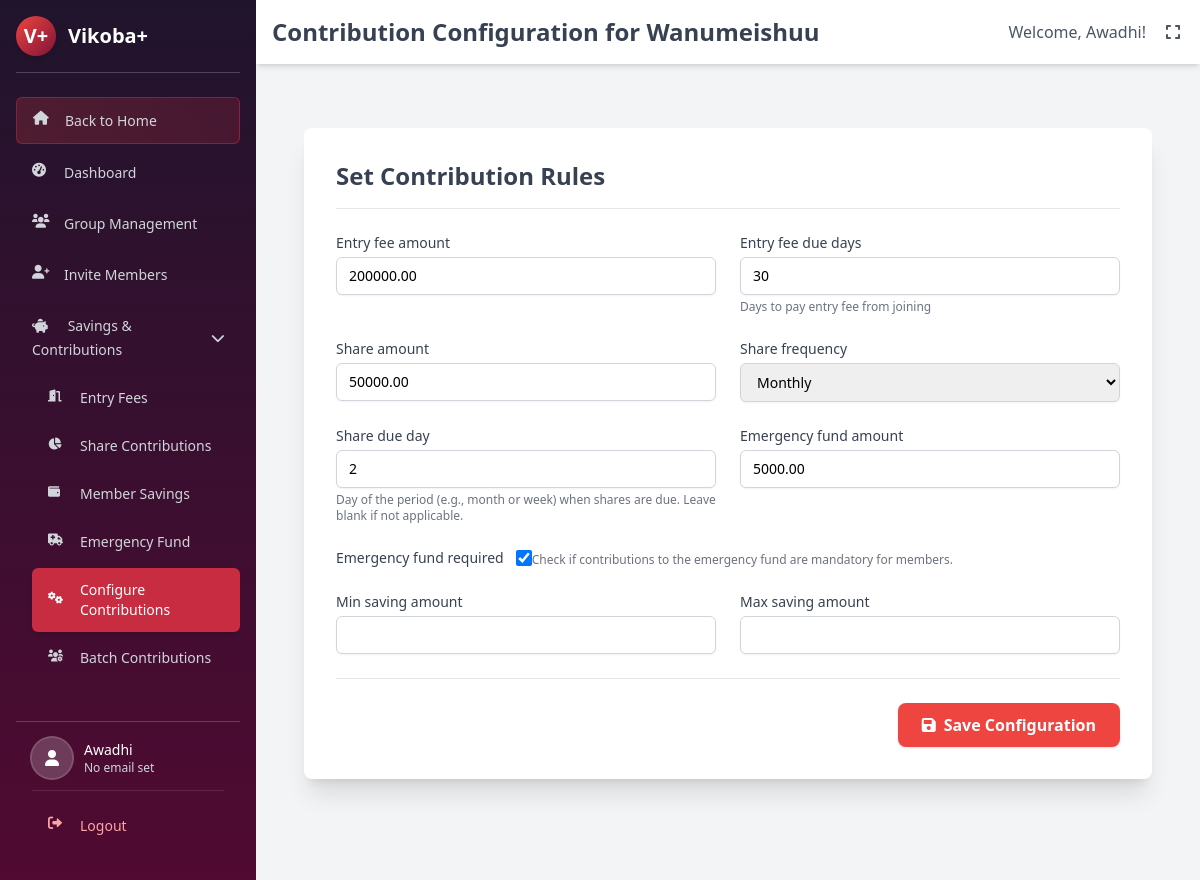
The page /api/groups/5/configure-contributions/ (signed in) on the database its author committed.
### registration/models.py (models this page shows, shortened)
class User(AbstractBaseUser, PermissionsMixin):
    ROLE_CHOICES = (
        ('admin', 'Admin'),
        ('member', 'Member'),
        ('kikoba_admin', 'Kikoba Admin'),
        ('accountant', 'Accountant'),
    )
    phone_number = models.CharField(max_length=15, unique=True) # This is the USERNAME_FIELD
    name = models.CharField(max_length=255)
    email = models.EmailField(max_length=255, blank=True, null=True)
    role = models.CharField(max_length=15, choices=ROLE_CHOICES, default='member')
    nida_number = models.CharField(max_length=30, blank=True, null=True, unique=True, help_text="National ID number, if available.")
    phone_number_verified = models.BooleanField(default=False)
    profile_photo = models.ImageField(upload_to='profile_photos/', blank=True, null=True)
    verification_method = models.CharField(max_length=50, blank=True, null=True, help_text="e.g., NIDA, PHONE_PHOTO_MEMBER_VERIFIED")
    verification_status = models.CharField(max_length=20, default='pending', help_text="e.g., pending, verified, rejected")
    date_joined = models.DateTimeField(default=timezone.now)
    is_active = models.BooleanField(default=True)
    is_staff = models.BooleanField(default=False)
    objects = UserManager()
    USERNAME_FIELD = 'phone_number'
    REQUIRED_FIELDS = ['name'] # For createsuperuser: name is required in addition to phone_number

### groups/models.py (models this page shows, shortened)
class Kikoba(models.Model): # Renamed from Group
    GROUP_TYPE_CHOICES = (
        ('standard', 'Standard VIKOBA (Variable-Share ASCA)'),
        ('fixed_share', 'Fixed-Share VIKOBA'),
        ('interest_refund', 'Interest Refund VIKOBA'),
        ('rosca', 'ROSCA (Rotating Savings)'),
        ('welfare', 'Welfare/Help Group (WCG)'),
    )
    FREQUENCY_CHOICES = (
        ('daily', 'Daily'),
        ('weekly', 'Weekly'),
        ('biweekly', 'Bi-weekly'),
        ('monthly', 'Monthly'),
    )
    name = models.CharField(max_length=255, unique=True)
    description = models.TextField(blank=True, null=True)
    created_by = models.ForeignKey(settings.AUTH_USER_MODEL, on_delete=models.SET_NULL, null=True, related_name='created_vikoba')
    created_at = models.DateTimeField(auto_now_add=True)
    contribution_frequency = models.CharField(max_length=10, choices=FREQUENCY_CHOICES, default='monthly')
    interest_rate = models.DecimalField(max_digits=5, decimal_places=2, default=5.00)
    loan_limit_factor = models.DecimalField(max_digits=5, decimal_places=2, default=3.00)
    loan_term_days = models.PositiveIntegerField(default=90)
    late_payment_penalty = models.DecimalField(max_digits=5, decimal_places=2, default=1.00)
    is_active = models.BooleanField(default=True)
    is_center_kikoba = models.BooleanField(default=False, help_text=_('Can new members join this Kikoba directly from a central registration form?'))
    location = models.CharField(max_length=255, blank=True, null=True, help_text=_('Physical location or address of the Kikoba.'))
    ESTIMATED_MEMBERS_CHOICES = [
        ('2-5', '2-5 Members'),
        ('6-10', '6-10 Members'),
        ('11-20', '11-20 Members'),
        ('21-50', '21-50 Members'),
        ('51-100', '51-100 Members'),
        ('101-200', '101-200 Members'),
        ('201-500', '201-500 Members'),
        ('501-1000', '501-1000 Members'),
        ('1000+', '1000+ Members'),
    ]
    estimated_members = models.CharField(
        max_length=20,
        choices=ESTIMATED_MEMBERS_CHOICES,
        blank=True,
        null=True,
        help_text=_('Estimated number of members in the Kikoba.')
    )
    constitution_document = models.FileField(
        upload_to='kikoba_documents/constitutions/',
        null=True,
        blank=True,
        help_text=_("Upload the Kikoba's constitution document (optional).")
    )
    other_documents = models.FileField(
        upload_to='kikoba_documents/others/',
        null=True,
        blank=True,
        help_text=_('Upload any other relevant documents for the Kikoba (optional).')
    )
    kikoba_number = models.CharField(
        max_length=15,
        unique=True,
        blank=True,
        help_text=_('Unique identification number for the Kikoba.')
    )
    group_type = models.CharField(
        max_length=20,
        choices=GROUP_TYPE_CHOICES,
        null=True,  # Allow null for existing records
        blank=True,  # Allow blank in forms for existing records
        help_text=_('Type of the group which determines the financial model used.')
    )
    creator_phone_number = models.CharField(max_length=15, blank=True, null=True, help_text=_('Phone number of the user who initiated creation.'))

class KikobaContributionConfig(models.Model):
    kikoba = models.OneToOneField(Kikoba, on_delete=models.CASCADE, related_name='contribution_config')
    entry_fee_amount = models.DecimalField(max_digits=10, decimal_places=2, default=0)
    entry_fee_due_days = models.PositiveIntegerField(default=30, help_text="Days to pay entry fee from joining")
    share_amount = models.DecimalField(max_digits=10, decimal_places=2, default=0)
    share_frequency = models.CharField(max_length=10, choices=Kikoba.FREQUENCY_CHOICES, default='monthly')
    share_due_day = models.PositiveIntegerField(null=True, blank=True, help_text="Day of period shares are due")
    emergency_fund_amount = models.DecimalField(max_digits=10, decimal_places=2, default=0)
    emergency_fund_required = models.BooleanField(default=False)
    min_saving_amount = models.DecimalField(max_digits=10, decimal_places=2, null=True, blank=True)
    max_saving_amount = models.DecimalField(max_digits=10, decimal_places=2, null=True, blank=True)

### groups/views.py (the view)
# urls.py: path('<int:kikoba_id>/configure-contributions/', views.kikoba_contribution_config_view, name='kikoba_contribution_config'),
@login_required
def kikoba_contribution_config_view(request, kikoba_id):
    kikoba = get_object_or_404(Kikoba, id=kikoba_id)
    if not (request.user == kikoba.created_by or request.user.user_kikoba_memberships.filter(kikoba=kikoba, role='kikoba_admin').exists()):
        messages.error(request, "You don't have permission to configure this Kikoba.")
        return redirect(reverse_lazy('dashboard:kikoba_admin_dashboard', kwargs={'kikoba_id': kikoba.id}))
    config, created = KikobaContributionConfig.objects.get_or_create(kikoba=kikoba)
    if request.method == 'POST':
        form = KikobaContributionConfigForm(request.POST, instance=config)
        if form.is_valid():
            form.save()
            messages.success(request, 'Contribution configuration updated successfully.')
            return redirect(reverse_lazy('groups:kikoba_contribution_config', kwargs={'kikoba_id': kikoba.id}))
        else:
            messages.error(request, 'Please correct the errors below.')
    else:
        form = KikobaContributionConfigForm(instance=config)
    context = {
        'form': form,
        'current_kikoba': kikoba,
        'page_title': f'Configure Contributions for {kikoba.name}'
    }
    return render(request, 'groups/kikoba_contribution_config.html', context)

### groups/templates/groups/kikoba_contribution_config.html (shortened to what this page needs)
{% extends "dashboard/base_dashboard_new.html" %}
{% load static %}
{% block page_title %}Contribution Configuration for {{ current_kikoba.name }}{% endblock %}
{% block dashboard_content %}
<div class="container mx-auto px-4 py-8">
    <div class="bg-white shadow-xl rounded-lg p-6 md:p-8">
        <h2 class="text-2xl font-semibold text-gray-700 mb-6 border-b pb-4">Set Contribution Rules</h2>
        <form method="post" class="space-y-6">
            <div class="grid grid-cols-1 md:grid-cols-2 gap-6">
                {% for field in form %}
                    <div class="{% if field.name == 'emergency_fund_required' %}md:col-span-2 flex items-center{% else %}space-y-1{% endif %}">
                        <label for="{{ field.id_for_label }}" class="block text-sm font-medium text-gray-700 {% if field.name == 'emergency_fund_required' %}mr-3{% endif %}">{{ field.label }}</label>
                        {{ field }}
                        {% if field.help_text %}
                            <p class="mt-1 text-xs text-gray-500">{{ field.help_text }}</p>
                        {% endif %}
                    </div>
                {% endfor %}
            </div>
            <div class="pt-6 border-t border-gray-200 flex justify-end">
                <button type="submit" class="bg-bright-red hover:bg-ruby-red text-white font-bold py-2.5 px-6 rounded-lg shadow hover:shadow-md transition-all duration-150">
                    <i class="fas fa-save mr-2"></i>Save Configuration
                </button>
            </div>
        </form>
    </div>
</div>
{% endblock %}

### dashboard/templates/dashboard/base_dashboard_new.html (shortened to what this page needs)
<!DOCTYPE html>
{% load i18n %}
<html lang="{% get_current_language as LANGUAGE_CODE %}{{ LANGUAGE_CODE }}">
<head>
    {% load static i18n %}
    <script src="https://cdn.tailwindcss.com"></script>
    <link rel="stylesheet" href="https://cdnjs.cloudflare.com/ajax/libs/font-awesome/6.0.0-beta3/css/all.min.css">
</head>
<body class="bg-gray-100 font-sans leading-normal tracking-normal">
    <div class="flex min-h-screen relative">
        <aside id="sidebar" class="fixed inset-y-0 left-0 z-30 w-64 bg-gradient-to-b from-deep-purple to-dark-maroon text-white p-4 space-y-6
                                   lg:static lg:inset-0">
            <div class="flex items-center justify-between border-b border-white/20 pb-4">
                <a href="{% url 'dashboard:home' %}" class="text-xl font-bold text-white flex items-center">
                    <span class="flex-shrink-0 w-10 h-10 bg-gradient-logo rounded-full flex items-center justify-center mr-3 shadow-md">
                        <span class="text-white font-bold text-xl">V+</span>
                    </span>
                    <span>Vikoba+</span>
                </a>
            </div>
            <nav class="flex-1 space-y-1.5 overflow-y-auto" style="max-height: calc(100vh - 200px);">
                <a href="/" class="sidebar-link bg-gradient-to-r from-bright-red/20 to-ruby-red/20 hover:from-bright-red/30 hover:to-ruby-red/30 border border-ruby-red/50">
                    <i class="fas fa-home sidebar-icon"></i> Back to Home
                </a>
                <a href="{% url 'dashboard:home' %}" class="sidebar-link {% if request.path == '/dashboard/' or request.path == '/dashboard/home/' %}active{% endif %}">
                    <i class="fas fa-tachometer-alt sidebar-icon"></i> Dashboard
                </a>
                <a href="{% url 'dashboard:group_management' %}" class="sidebar-link module-nav-link {% if 'group-management' in request.path or request.resolver_match.url_name == 'group_management' %}active{% endif %}">
                    <i class="fas fa-users sidebar-icon"></i> Group Management
                </a>
                <a href="{% url 'dashboard:invite_member' %}" class="sidebar-link module-nav-link {% if 'invite-member' in request.path %}active{% endif %}">
                    <i class="fas fa-user-plus sidebar-icon"></i> Invite Members
                </a>
                  <div>
                    <button type="button" class="contributions-dropdown-toggle sidebar-link module-nav-link w-full text-left flex justify-between items-center cursor-pointer {% if 'contributions/' in request.path or 'savings/' in request.path or 'emergency-fund/' in request.path or 'entry-fee/' in request.path or 'share-contribution/' in request.path %}active-parent{% endif %}">
                        <span>
                            <i class="fas fa-piggy-bank sidebar-icon"></i> Savings & Contributions
                        </span>
                        <i class="contributionsDropdownIcon fas fa-chevron-down transform transition-transform duration-200"></i>
                    </button>
                    <div class="contributionsDropdown mt-1 space-y-1 pl-4">
                        <a href="{% url 'dashboard:entry_fee_management' %}" class="sidebar-link text-sm {% if 'entry-fee' in request.path %}active{% endif %}">
                            <i class="fas fa-door-open sidebar-icon text-xs"></i> Entry Fees
                        </a>
                        <a href="{% url 'dashboard:share_contributions_management' %}" class="sidebar-link text-sm {% if 'share-contributions/' in request.path %}active{% endif %}">
                            <i class="fas fa-chart-pie sidebar-icon text-xs"></i> Share Contributions
                        </a>
                        <a href="{% url 'dashboard:savings_management' %}" class="sidebar-link text-sm {% if 'savings/' in request.path %}active{% endif %}">
                            <i class="fas fa-wallet sidebar-icon text-xs"></i> Member Savings
                        </a>
                        <a href="{% url 'dashboard:emergency_fund_management' %}" class="sidebar-link text-sm {% if 'emergency-fund/' in request.path %}active{% endif %}">
                            <i class="fas fa-ambulance sidebar-icon text-xs"></i> Emergency Fund
                        </a>
                         <a href="{% if current_kikoba %}{% url 'groups:kikoba_contribution_config' kikoba_id=current_kikoba.id %}{% else %}#{% endif %}" class="sidebar-link text-sm {% if 'configure-contributions' in request.path %}active{% endif %}">
                            <i class="fas fa-cogs sidebar-icon text-xs"></i> Configure Contributions
                        </a>
                        <a href="{% url 'dashboard:batch_contributions' %}" class="sidebar-link text-sm {% if 'batch-contributions' in request.path %}active{% endif %}">
                            <i class="fas fa-users-cog sidebar-icon text-xs"></i> Batch Contributions
                        </a>
                        <a href="{% url 'dashboard:csv_contributions_import' %}" class="sidebar-link text-sm {% if 'csv-import' in request.path %}active{% endif %}">
                        </a>
                    </div>
                </div>
            </nav>
            <div class="p-4 border-t border-white/20 mt-auto">
                {% if user.is_authenticated %}
                <div class="flex items-center mb-3 pb-3 border-b border-white/10">
                    <div class="w-10 h-10 rounded-full bg-white/20 flex items-center justify-center text-white mr-3 ring-2 ring-white/30">
                        {% if user.profile_photo %}
                            <img src="{{ user.profile_photo.url }}" alt="{{ user.name|default:'User' }}" class="w-full h-full rounded-full object-cover">
                        {% else %}
                            <i class="fas fa-user"></i>
                        {% endif %}
                    </div>
                    <div>
                        <p class="text-sm font-medium text-white">
                            {{ user.name|default:'User' }}
                        </p>
                        <p class="text-xs text-gray-300">{{ user.email|default:"No email set" }}</p>
                    </div>
                </div>
                <a href="{% url 'logout' %}" class="sidebar-link text-red-300 hover:bg-red-700/50 hover:text-red-100">
                    <i class="fas fa-sign-out-alt sidebar-icon"></i> Logout
                </a>
                {% else %}
                <a href="{% url 'login' %}" class="sidebar-link text-gray-300 hover:bg-gray-700/50 hover:text-white">
                    <i class="fas fa-sign-in-alt sidebar-icon"></i> Login
                </a>
                {% endif %}
            </div>
        </aside>
        <main class="flex-1 flex flex-col overflow-hidden">
            <header class="bg-white shadow-md p-4">
                <div class="flex justify-between items-center">
                    <h1 class="text-xl md:text-2xl font-semibold text-gray-700">{% block page_title %}Dashboard Overview{% endblock %}</h1>
                    <div class="flex items-center space-x-4">
                        <span class="text-gray-600 hidden sm:inline">Welcome, {{ user.name|default:'User' }}!</span>
                        <button id="fullscreen-toggle" class="text-gray-600 hover:text-ruby-red p-1" title="Toggle Fullscreen">
                            <i class="fas fa-expand"></i>
                        </button>
                    </div>
                </div>
            </header>
            <div class="flex-1 p-4 md:p-6 lg:p-8 overflow-y-auto" id="main-content-area">
                {% block dashboard_content %}{% endblock %}
            </div>
        </main>
    </div>
</body>
</html>

### rows shown on the page
User: name "Awadhi", email "No email set"
Kikoba: name "Wanumeishuu"
KikobaContributionConfig: form "200000.00" "30" "50000.00" "Monthly" "2" "5000.00" "☑"

### other values the page prints
{{ field.label }} "Entry fee amount" "Entry fee due days" "Share amount" "Share frequency" "Share due day" "Emergency fund amount" "Emergency fund required" "Min saving amount" "Max saving amount"
{{ field.help_text }} "Days to pay entry fee from joining" "Day of the period (e.g., month or week) when shares are due. Leave blank if not applicable." "Check if contributions to the emergency fund are mandatory for members."
